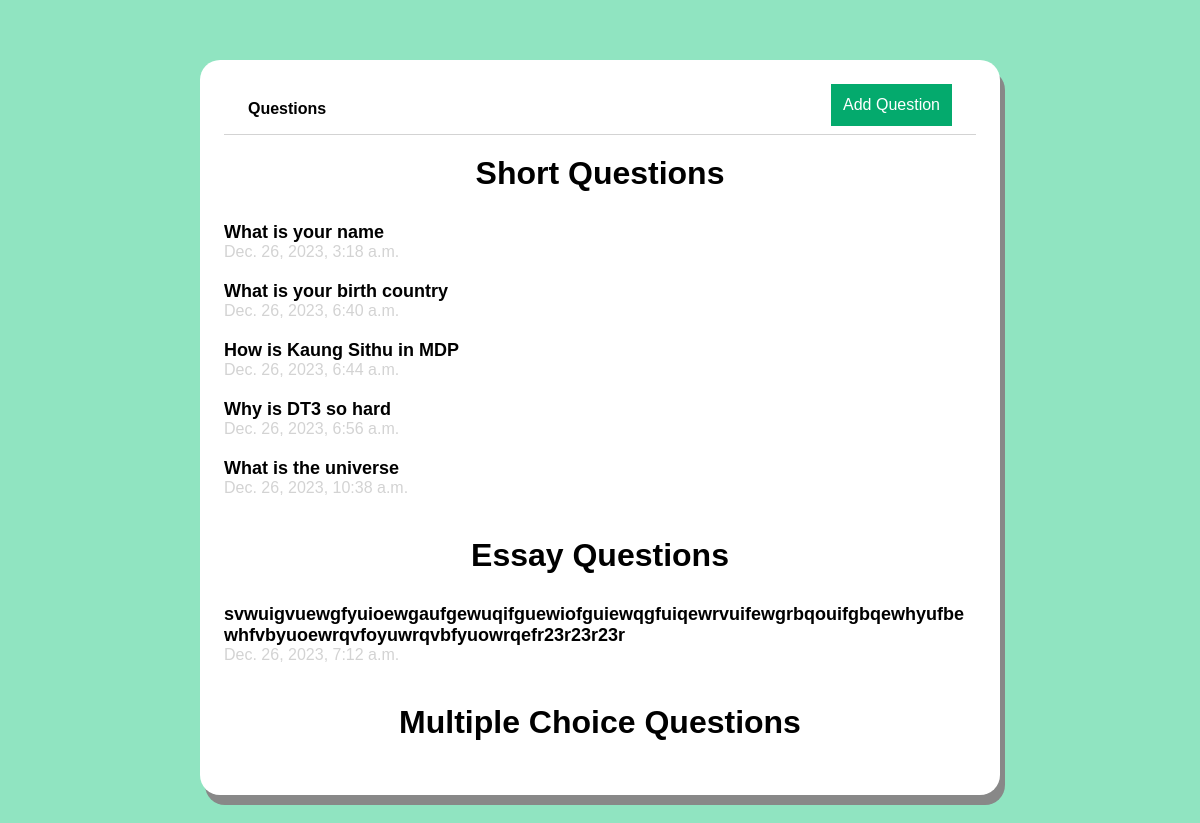
The app's page /, older data.
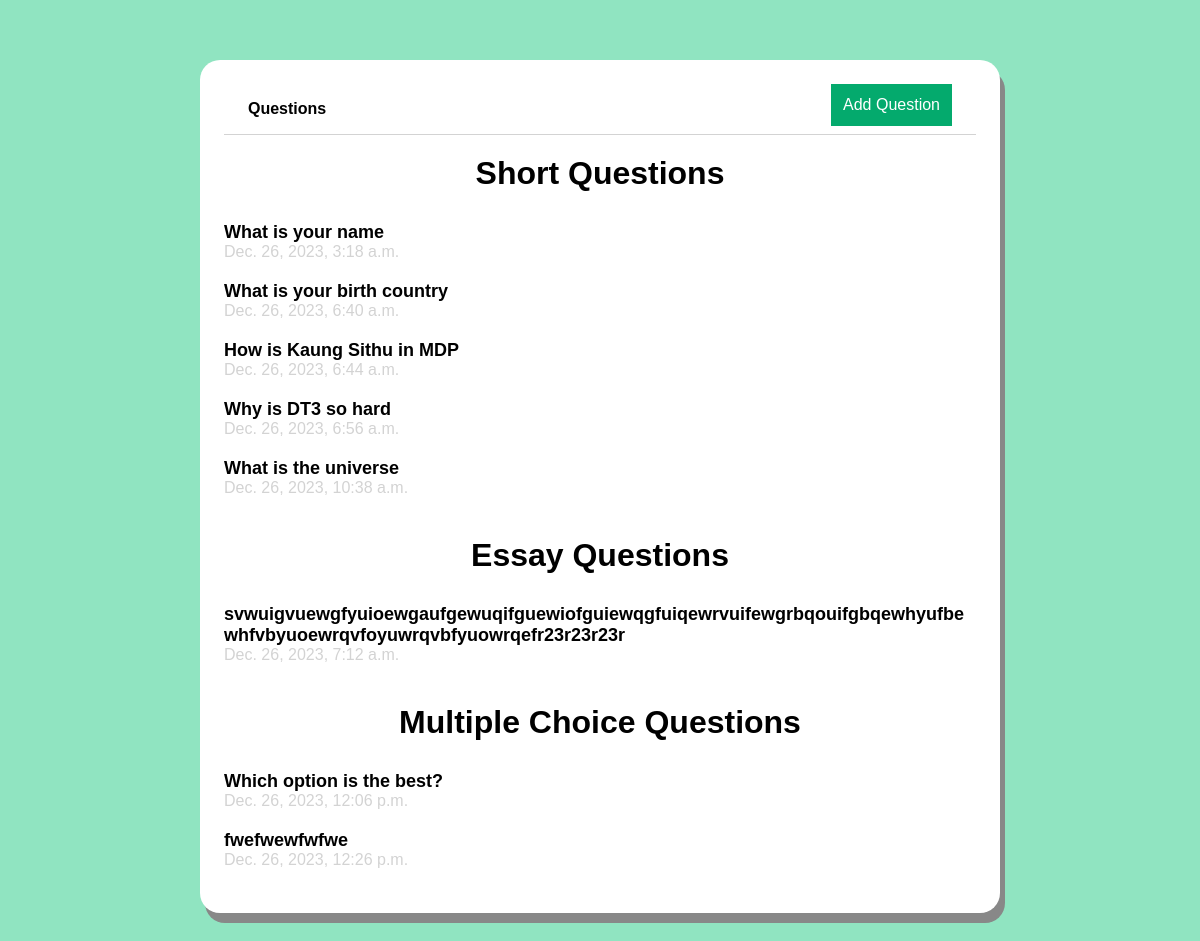
The same page, newer data.
### questions/models.py (models this page shows, shortened)
class ShortQuestion(models.Model):
    question = models.CharField(max_length=10000)
    created_at = models.DateTimeField(auto_now_add=True)
    updated_at = models.DateTimeField(auto_now=True)

class EssayQuestion(models.Model):
    question = models.CharField(max_length=10000)
    created_at = models.DateTimeField(auto_now_add=True)
    updated_at = models.DateTimeField(auto_now=True)

class MultiChoiceQuestion(models.Model):
    question = models.CharField(max_length=10000)
    created_at = models.DateTimeField(auto_now_add=True)
    updated_at = models.DateTimeField(auto_now=True)

### questions/views.py (the view)
# urls.py: path('', views.index, name = "index"),
def index(request):
    shortQuestions = ShortQuestion.objects.all().order_by('created_at')
    multiChoiceQuestions = MultiChoiceQuestion.objects.all().order_by('created_at')
    essayQuestions = EssayQuestion.objects.all().order_by('created_at')
    context = {
        'shortQuestions' : shortQuestions,
        'essayQuestions' : essayQuestions,
        'multiChoiceQuestions' : multiChoiceQuestions,
    }
    return render(request, 'index.html', context)

### questions/templates/index.html
{% extends 'layouts/page.html' %}
{% block content %}
<div class="page">
<h1 class="title">Short Questions</h1>
{% for  question in shortQuestions %}
<div class = "question-items">
    <a href="{% url 'short-question' question.id %}">
        <p class="question-item-title">
            {{question.question}}
        </p>
        <p class="question-created-at">
            {{question.created_at}}
        </p>
    </a>
</div>
{% endfor %}
<h1 class="title">Essay Questions</h1>
{% for  question in essayQuestions %}
<div class = "question-items">
    <a href="{% url 'essay-question' question.id %}">
        <p class="question-item-title">
            {{question.question}}
        </p>
        <p class="question-created-at">
            {{question.created_at}}
        </p>
    </a>
</div>
{% endfor %}
<h1 class="title">Multiple Choice Questions</h1>
{% for  question in multiChoiceQuestions %}
<div class = "question-items">
    <a href="{% url 'mcq-question' question.id %}">
        <p class="question-item-title">
            {{question.question}}
        </p>
        <p class="question-created-at">
            {{question.created_at}}
        </p>
    </a>
</div>
{% endfor %}
</div>
{% endblock %}

Row changes from the older to the newer data that the page shows:
added MultiChoiceQuestion: question "Which option is the best?", created_at "Dec. 26, 2023, 12:06 p.m."
added MultiChoiceQuestion: question "fwefwewfwfwe", created_at "Dec. 26, 2023, 12:26 p.m."
